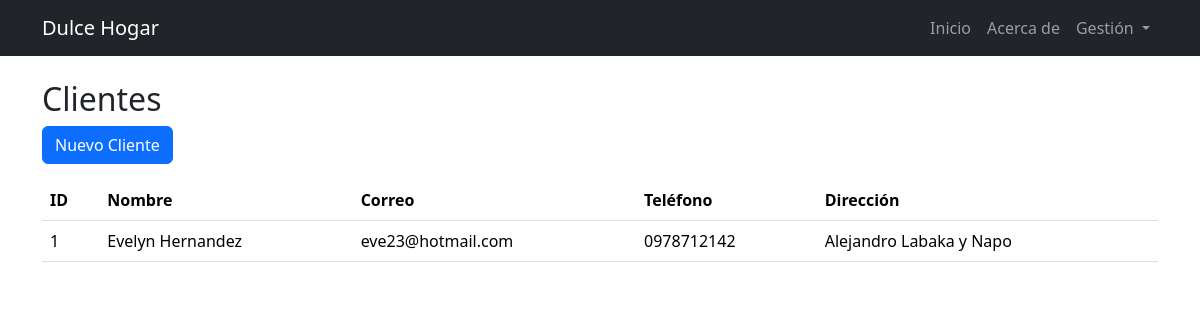
Screenshot of /clientes with the database file from the repository.
### app.py (models this page shows)
class Cliente(db.Model):
    id = db.Column(db.Integer, primary_key=True)
    nombre = db.Column(db.String(120), nullable=False)
    correo = db.Column(db.String(120), unique=True, nullable=False)
    telefono = db.Column(db.String(20))
    direccion = db.Column(db.String(200))
    ordenes = db.relationship("Orden", backref="cliente", lazy=True)

### app.py (the view)
@app.route('/clientes')
def listar_clientes():
    clientes = Cliente.query.all()
    return render_template("customers/list.html", clientes=clientes)

### templates/customers/list.html
{% extends "base.html" %}
{% block content %}
<h2>Clientes</h2>
<a href="{{ url_for('nuevo_cliente') }}" class="btn btn-primary mb-3">Nuevo Cliente</a>
<table class="table">
    <thead>
        <tr><th>ID</th><th>Nombre</th><th>Correo</th><th>Teléfono</th><th>Dirección</th></tr>
    </thead>
    <tbody>
        {% for c in clientes %}
        <tr>
            <td>{{ c.id }}</td>
            <td>{{ c.nombre }}</td>
            <td>{{ c.correo }}</td>
            <td>{{ c.telefono }}</td>
            <td>{{ c.direccion }}</td>
        </tr>
        {% endfor %}
    </tbody>
</table>
{% endblock %}

### rows the page displays
Cliente: id "1", nombre "Evelyn Hernandez", correo "eve23@hotmail.com", telefono "0978712142", direccion "Alejandro Labaka y Napo"
